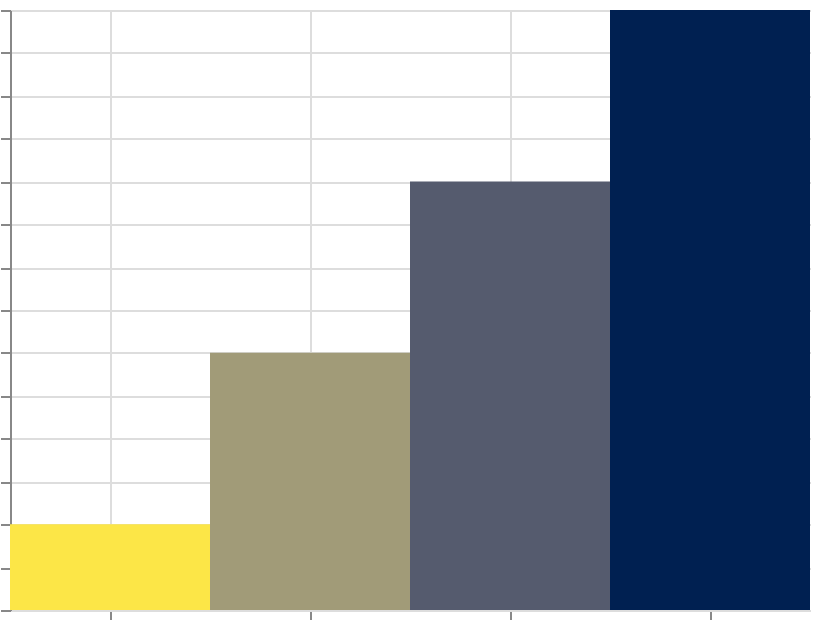

Write the Vega-Lite specification saved for this chart.
### Vega specification from a JSON file in a GitHub repository (floating-point values rounded to 4 significant figures)
{"$schema": "https://vega.github.io/schema/vega/v6.json", "width": 400, "height": 300, "padding": 5, "autosize": "none", "data": [{"name": "table", "values": [{"cat": "A", "val": 10}, {"cat": "B", "val": 30}, {"cat": "C", "val": 50}, {"cat": "D", "val": 70}]}], "scales": [{"name": "x", "type": "band", "domain": {"data": "table", "field": "cat", "sort": true}, "range": "width"}, {"name": "y", "type": "linear", "domain": {"data": "table", "field": "val"}, "range": [{"signal": "height"}, 0], "zero": true, "nice": true}, {"name": "color", "type": "linear", "domain": {"data": "table", "field": "val"}, "reverse": true, "range": {"scheme": "cividis"}}], "marks": [{"type": "rect", "from": {"data": "table"}, "encode": {"update": {"x": {"scale": "x", "field": "cat"}, "width": {"scale": "x", "band": 1}, "y": {"scale": "y", "field": "val"}, "y2": {"scale": "y", "value": 0}, "fill": {"scale": "color", "field": "val"}}}}], "axes": [{"scale": "x", "orient": "bottom", "grid": true, "labels": false}, {"scale": "y", "orient": "left", "grid": true, "labels": false}], "legends": [{"fill": "color"}]}
